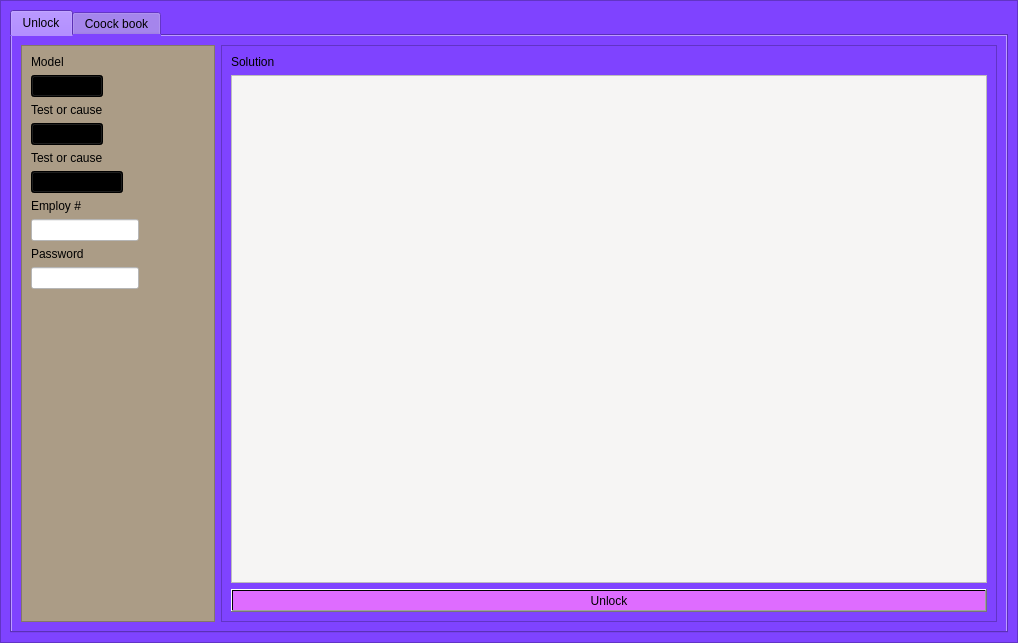
<?xml version="1.0" encoding="UTF-8"?>
<ui version="4.0">
 <class>MainWindow</class>
 <widget class="QMainWindow" name="MainWindow">
  <property name="geometry">
   <rect>
    <x>0</x>
    <y>0</y>
    <width>1018</width>
    <height>643</height>
   </rect>
  </property>
  <property name="windowTitle">
   <string>MainWindow</string>
  </property>
  <widget class="QWidget" name="centralwidget">
   <layout class="QGridLayout" name="gridLayout_2">
    <property name="leftMargin">
     <number>0</number>
    </property>
    <property name="topMargin">
     <number>0</number>
    </property>
    <property name="rightMargin">
     <number>0</number>
    </property>
    <property name="bottomMargin">
     <number>0</number>
    </property>
    <item row="0" column="0">
     <widget class="QFrame" name="frame">
      <property name="styleSheet">
       <string notr="true">background-color: rgb(127, 67, 255);</string>
      </property>
      <property name="frameShape">
       <enum>QFrame::StyledPanel</enum>
      </property>
      <property name="frameShadow">
       <enum>QFrame::Raised</enum>
      </property>
      <layout class="QHBoxLayout" name="horizontalLayout">
       <item>
        <widget class="QTabWidget" name="tabWidget">
         <property name="currentIndex">
          <number>0</number>
         </property>
         <widget class="QWidget" name="tab_3">
          <attribute name="title">
           <string>Unlock</string>
          </attribute>
          <layout class="QGridLayout" name="gridLayout" columnstretch="2,8">
           <item row="0" column="0">
            <widget class="QFrame" name="frame_2">
             <property name="minimumSize">
              <size>
               <width>150</width>
               <height>0</height>
              </size>
             </property>
             <property name="styleSheet">
              <string notr="true">background-color: rgb(171, 156, 134);</string>
             </property>
             <property name="frameShape">
              <enum>QFrame::StyledPanel</enum>
             </property>
             <property name="frameShadow">
              <enum>QFrame::Raised</enum>
             </property>
             <layout class="QFormLayout" name="formLayout">
              <item row="0" column="0">
               <widget class="QLabel" name="label">
                <property name="text">
                 <string>Model</string>
                </property>
               </widget>
              </item>
              <item row="1" column="0">
               <widget class="QComboBox" name="cb_model">
                <property name="cursor">
                 <cursorShape>PointingHandCursor</cursorShape>
                </property>
                <property name="styleSheet">
                 <string notr="true">background-color: qlineargradient(spread:pad, x1:0, y1:1, x2:1, y2:0.380682, stop:0 rgba(0, 45, 255, 255), stop:1 rgba(255, 255, 255, 255));</string>
                </property>
               </widget>
              </item>
              <item row="2" column="0">
               <widget class="QLabel" name="label_2">
                <property name="text">
                 <string>Test or cause</string>
                </property>
               </widget>
              </item>
              <item row="3" column="0">
               <widget class="QComboBox" name="cb_test">
                <property name="cursor">
                 <cursorShape>PointingHandCursor</cursorShape>
                </property>
                <property name="styleSheet">
                 <string notr="true">background-color: qlineargradient(spread:pad, x1:0, y1:1, x2:1, y2:0.380682, stop:0 rgba(0, 45, 255, 255), stop:1 rgba(255, 255, 255, 255));</string>
                </property>
               </widget>
              </item>
              <item row="4" column="0">
               <widget class="QLabel" name="label_4">
                <property name="text">
                 <string>Test or cause</string>
                </property>
               </widget>
              </item>
              <item row="5" column="0">
               <widget class="QComboBox" name="cb_type">
                <property name="cursor">
                 <cursorShape>PointingHandCursor</cursorShape>
                </property>
                <property name="styleSheet">
                 <string notr="true">background-color: qlineargradient(spread:pad, x1:0, y1:1, x2:1, y2:0.380682, stop:0 rgba(0, 45, 255, 255), stop:1 rgba(255, 255, 255, 255));</string>
                </property>
                <item>
                 <property name="text">
                  <string>Mechanical</string>
                 </property>
                </item>
                <item>
                 <property name="text">
                  <string>Operation</string>
                 </property>
                </item>
                <item>
                 <property name="text">
                  <string>Natural</string>
                 </property>
                </item>
                <item>
                 <property name="text">
                  <string>Electric</string>
                 </property>
                </item>
                <item>
                 <property name="text">
                  <string>Network</string>
                 </property>
                </item>
                <item>
                 <property name="text">
                  <string>Conection</string>
                 </property>
                </item>
               </widget>
              </item>
              <item row="6" column="0">
               <widget class="QLabel" name="label_5">
                <property name="text">
                 <string>Employ #</string>
                </property>
               </widget>
              </item>
              <item row="7" column="0">
               <widget class="QLineEdit" name="no_empleado">
                <property name="styleSheet">
                 <string notr="true">background-color: rgb(255, 255, 255);
color: rgb(0, 0, 0);</string>
                </property>
               </widget>
              </item>
              <item row="9" column="0">
               <widget class="QLineEdit" name="password">
                <property name="styleSheet">
                 <string notr="true">color: rgb(0, 0, 0);
background-color: rgb(255, 255, 255);</string>
                </property>
                <property name="clearButtonEnabled">
                 <bool>false</bool>
                </property>
               </widget>
              </item>
              <item row="8" column="0">
               <widget class="QLabel" name="label_6">
                <property name="text">
                 <string>Password</string>
                </property>
               </widget>
              </item>
             </layout>
            </widget>
           </item>
           <item row="0" column="1">
            <widget class="QFrame" name="frame_3">
             <property name="frameShape">
              <enum>QFrame::StyledPanel</enum>
             </property>
             <property name="frameShadow">
              <enum>QFrame::Raised</enum>
             </property>
             <layout class="QVBoxLayout" name="verticalLayout">
              <item>
               <widget class="QLabel" name="status">
                <property name="text">
                 <string>Solution</string>
                </property>
               </widget>
              </item>
              <item>
               <widget class="QTextEdit" name="cause_edit">
                <property name="cursor" stdset="0">
                 <cursorShape>IBeamCursor</cursorShape>
                </property>
                <property name="styleSheet">
                 <string notr="true">background-color: rgb(246, 245, 244);
color: rgb(0, 0, 0);</string>
                </property>
               </widget>
              </item>
              <item>
               <widget class="QPushButton" name="unlock">
                <property name="styleSheet">
                 <string notr="true">background-color: qlineargradient(spread:pad, x1:0, y1:0, x2:1, y2:1, stop:1 rgba(222, 108, 255, 255));
color: rgb(0, 0, 0);</string>
                </property>
                <property name="text">
                 <string>Unlock</string>
                </property>
               </widget>
              </item>
             </layout>
            </widget>
           </item>
          </layout>
         </widget>
         <widget class="QWidget" name="tab_2">
          <attribute name="title">
           <string>Coock book</string>
          </attribute>
          <layout class="QVBoxLayout" name="verticalLayout_2" stretch="1,10,0">
           <item>
            <widget class="QFrame" name="frame_4">
             <property name="sizeIncrement">
              <size>
               <width>0</width>
               <height>200</height>
              </size>
             </property>
             <property name="styleSheet">
              <string notr="true">background-color: rgb(171, 156, 134);</string>
             </property>
             <property name="frameShape">
              <enum>QFrame::StyledPanel</enum>
             </property>
             <property name="frameShadow">
              <enum>QFrame::Raised</enum>
             </property>
             <layout class="QHBoxLayout" name="horizontalLayout_2">
              <item>
               <spacer name="horizontalSpacer">
                <property name="orientation">
                 <enum>Qt::Horizontal</enum>
                </property>
                <property name="sizeHint" stdset="0">
                 <size>
                  <width>284</width>
                  <height>20</height>
                 </size>
                </property>
               </spacer>
              </item>
              <item>
               <widget class="QLineEdit" name="search">
                <property name="styleSheet">
                 <string notr="true">color: rgb(0, 0, 0);
background-color: rgb(246, 245, 244);</string>
                </property>
               </widget>
              </item>
              <item>
               <widget class="QPushButton" name="ok">
                <property name="text">
                 <string>ok</string>
                </property>
               </widget>
              </item>
              <item>
               <spacer name="horizontalSpacer_2">
                <property name="orientation">
                 <enum>Qt::Horizontal</enum>
                </property>
                <property name="sizeHint" stdset="0">
                 <size>
                  <width>284</width>
                  <height>20</height>
                 </size>
                </property>
               </spacer>
              </item>
             </layout>
            </widget>
           </item>
           <item>
            <widget class="QTableWidget" name="ver">
             <property name="styleSheet">
              <string notr="true">color: rgb(0, 0, 0);
background-color: rgb(255, 255, 255);</string>
             </property>
             <column>
              <property name="text">
               <string>New Column</string>
              </property>
             </column>
             <column>
              <property name="text">
               <string>1</string>
              </property>
             </column>
             <column>
              <property name="text">
               <string>4</string>
              </property>
             </column>
             <column>
              <property name="text">
               <string>4</string>
              </property>
             </column>
            </widget>
           </item>
           <item>
            <widget class="QPushButton" name="bt_see">
             <property name="styleSheet">
              <string notr="true">background-color: qlineargradient(spread:pad, x1:0, y1:0, x2:1, y2:1, stop:1 rgba(222, 108, 255, 255));</string>
             </property>
             <property name="text">
              <string>See</string>
             </property>
            </widget>
           </item>
          </layout>
         </widget>
        </widget>
       </item>
      </layout>
     </widget>
    </item>
   </layout>
  </widget>
 </widget>
 <resources/>
 <connections/>
</ui>
